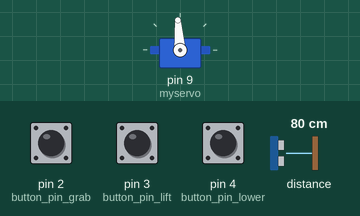
Recording of a sketch running on a simulated Arduino Uno, built with avr-gcc and run on an emulated ATmega328P. Shown: servo. The test bench sets the inputs (shaded band); at power-on: pin 2 (button_pin_grab) HIGH, pin 3 (button_pin_lift) HIGH, pin 4 (button_pin_lower) HIGH, distance to the obstacle 80 cm. What the sketch prints to the serial monitor is not drawn.

Above: at 1.2 s.
1.3 s: pin 2 (button_pin_grab) pulled LOW for 0.15 s
At 1.41 s:
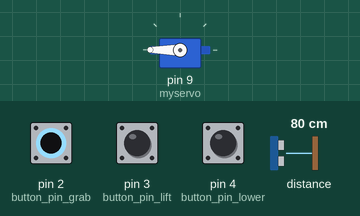
2.9 s: pin 3 (button_pin_lift) pulled LOW for 0.15 s
At 2.97 s:
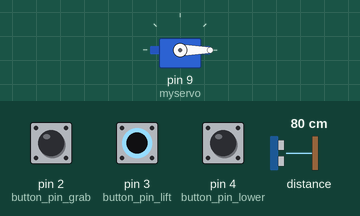
4.5 s: pin 4 (button_pin_lower) pulled LOW for 0.15 s
At 5.2 s:
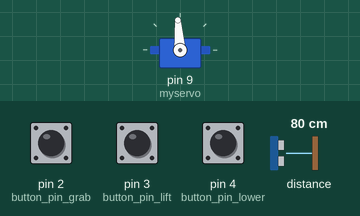
6.1 s: pin 4 (button_pin_lower) pulled LOW for 3.2 s
At 6.9 s:
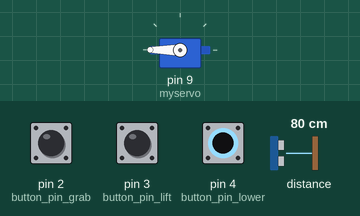
10.8 s: pin 2 (button_pin_grab) pulled LOW for 3.2 s
At 14.8 s:
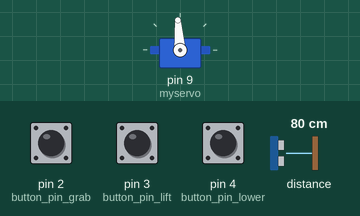
15.5 s: pin 2 (button_pin_grab) driven LOW and pin 3 (button_pin_lift) driven LOW
At 16.5 s:
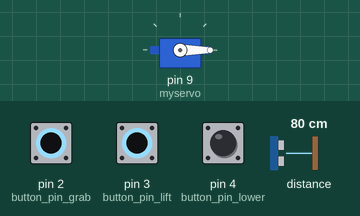
Timing chart, 0 to 18.5 s (numbered marks = the images above; inputs shaded):
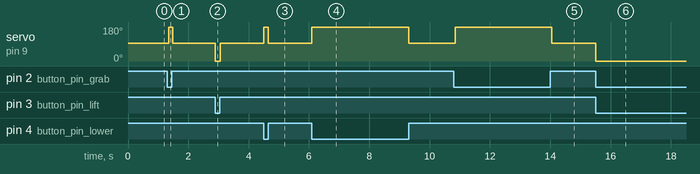

The sketch:

crane_control_v2.ino
```cpp
/*
 Controlling a servo position using a potentiometer (variable resistor)
 by Michal Rinott <http://people.interaction-ivrea.it/m.rinott>

 modified on 8 Nov 2013
 by Scott Fitzgerald
 http://www.arduino.cc/en/Tutorial/Knob
*/

#include <Servo.h>
#include "Adafruit_VL53L0X.h"

Adafruit_VL53L0X lox = Adafruit_VL53L0X();

Servo myservo;  // create Servo object to control a servo

int val;                    // value to send to servo
int button_pin_grab = 2;
int button_pin_lift = 3;
int button_pin_lower = 4;
int button_status_grab;         // status of grab push buttons
int button_status_lift;
int button_status_lower;
int last_button_status_grab = 1; // previous status of grab push button


int encoder_count = 0;
float encoder_distance;
float last_encoder_distance;

unsigned long t_last_state_change = millis(); // last time the button pin was toggled
unsigned long debounce_delay = 50;                  // time to wait before confirming button press
unsigned long t_start, t_end, period; // variables to calculate length of button press

void setup() {
  pinMode(button_pin_grab, INPUT_PULLUP);  // internal pullup on button pin
  pinMode(button_pin_lift, INPUT_PULLUP);  // internal pullup on button pin
  pinMode(button_pin_lower, INPUT_PULLUP);  // internal pullup on button pin

  myservo.attach(9);                  // attaches the servo on pin 9 to the Servo object
  Serial.begin(115200);
  //Serial.begin(9600);

  // wait until serial port opens for native USB devices
  while (! Serial) {
    delay(1);
  }

  // check if laser ToF sensor is present
  if (!lox.begin()) {
    Serial.println(F("Failed to boot VL53L0X"));
    while(1);
  }

}

void loop() {
  // read the state of the button
  button_status_grab = digitalRead(button_pin_grab);
  button_status_lift = digitalRead(button_pin_lift);
  button_status_lower = digitalRead(button_pin_lower);


  // check if the grab button changed state and reset debounce timer
  if (button_status_grab != last_button_status_grab){
    t_last_state_change = millis();
  }

  // lift crane if button pressed
  while (button_status_lift == 0){
    Serial.println("lift");
    val = 0;
    myservo.write(val);
    button_status_lift = digitalRead(button_pin_lift);

  }

  // lower crane if button pressed
  while (button_status_lower == 0){
    Serial.println("lower");
    val = 180;
    myservo.write(val);
    button_status_lower = digitalRead(button_pin_lower);

  }

  // check if the time since the last state change indicates an actual grab button press
  if (millis() - t_last_state_change > debounce_delay){

    // check button is pressed
    if (button_status_grab == 0){

      t_start = millis(); // time of start of button press

      // when the button is pressed and held, lower the crane
      while (button_status_grab == 0){
        val = 180;
        //Serial.println("lower");
        myservo.write(val);
        button_status_grab = digitalRead(button_pin_grab);
        encoder("+"); // measure distance lowered using encoder
      }

      // calculate length of time the button was pressed
      t_end = millis();
      period = t_end - t_start;

      // raise the crane the same distance as it was lowered
      val = 0;
      Serial.println("return");
      myservo.write(val);
      Serial.println(period);
      // delay(period);
      while (encoder_count > 0){
        encoder("-");
      }

      // tiny delay to compensate for encoder inaccuracy
      //delay(200);

    }
  }

  //if the push button is not pressed, stop the servo
  val = 94;  // stop servo
  myservo.write(val);
  last_button_status_grab = button_status_grab;

}

void encoder(String count_direction){
  /*
  Measures the distance the crane is lifted/lowered
  */

  VL53L0X_RangingMeasurementData_t measure;

  lox.rangingTest(&measure, false); // pass in 'true' to get debug data printout!

  if (measure.RangeStatus != 4) {  // phase failures have incorrect data

    encoder_distance = measure.RangeMilliMeter;


    // if the encoder wheel changes state, increment counter by 1
    if ((10 < encoder_distance && encoder_distance < 30 &&
        30 <= last_encoder_distance && last_encoder_distance < 50) ||
        (10 < last_encoder_distance && last_encoder_distance < 30 &&
        30 <= encoder_distance && encoder_distance < 50)){

          Serial.println("***");

          if (count_direction == "+"){
            encoder_count += 1;
          }
          else if (count_direction == "-"){
            encoder_count -= 1;
          }

          // Serial.println("***");
      }

    // Serial.print("Distance (mm): ");
    // Serial.println(encoder_distance);

    Serial.println(encoder_count);

    // update encoder measurement
    last_encoder_distance = encoder_distance;


    }

  else {
    Serial.println(" out of range ");
    }

  // delay(10);

}


//   // // get the stats of the push button
//   // button_status_grab = digitalRead(button_pin_grab);            // reads the value of the potentiometer (value between 0 and 1023)

//   // if the button is not pressed, do nothing
//   while (button_status_grab == 1){
//     val = 94;  // stop servo
//     Serial.println("stop");
//     myservo.write(val);
//     button_status_grab = digitalRead(button_pin_grab);

//   }

//   t_start = millis();

//   // when the button is pressed and held, lower the crane
//   while (button_status_grab == 0){
//     val = 100;
//     // Serial.println("lower");
//     myservo.write(val);
//     button_status_grab = digitalRead(button_pin_grab);

//     VL53L0X_RangingMeasurementData_t measure;

//     // Serial.print("Reading a measurement... ");
//     lox.rangingTest(&measure, false); // pass in 'true' to get debug data printout!

//     if (measure.RangeStatus != 4) {  // phase failures have incorrect data
//       float distance = measure.RangeMilliMeter;
//       Serial.print("Distance (mm): "); //Serial.println(measure.RangeMilliMeter);
//       if (distance < 30){
//         Serial.print("*******");
//       }
//       Serial.println(distance);

//     } else {
//       Serial.println(" out of range ");
//     }

//     delay(10);
//   }

//   // calculate length if time button pressed
//   t_end = millis();
//   period = t_end - t_start;

//   // raise the crabe for the same amount of time as it was lowered for
//   val = 0;
//   Serial.println("return");
//   Serial.println(period);
//   myservo.write(val);
//   delay(period);


// }
```

Measured:
- after the input at 1.3 s, servo on pin 9 (myservo): 94° → 180° after 0.05 s, → 94° 0.13 s later
- after the input at 2.9 s, servo on pin 9 (myservo): 94° → 0° at once, → 94° 0.15 s later
- after the input at 4.5 s, servo on pin 9 (myservo): 94° → 180° at once, → 94° 0.15 s later
- after the input at 6.1 s, servo on pin 9 (myservo): 94° → 180° at once, → 94° 3.2 s later
- after the input at 10.8 s, servo on pin 9 (myservo): 94° → 180° after 0.05 s, → 94° 3.2 s later
- after the input at 15.5 s, servo on pin 9 (myservo): 94° → 0° at once
